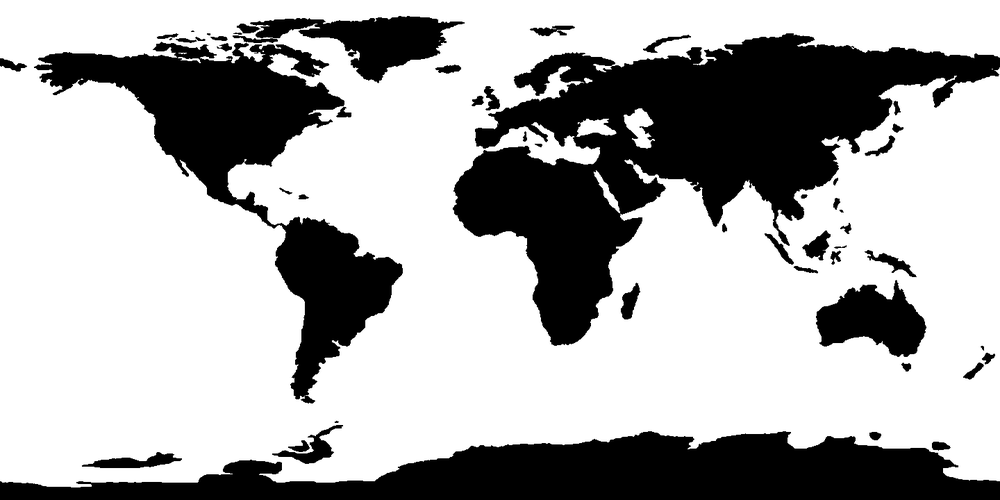
%> input picture assignment3/map.gif, 1000 x 500 px, shrunk from 1440 x 720 before the run
$ octave Question4_B.m   (GNU Octave 9; MATLAB toolbox functions it lacks are replaced by stand-ins)
%> lines starting %> are read from the running program, lines starting %| are printed output that depends on the picture
%% Yash Patel, 201301134 %%
% CSE, IIIT-H %

% Read the world map. %
im = double(imread('map.gif'));
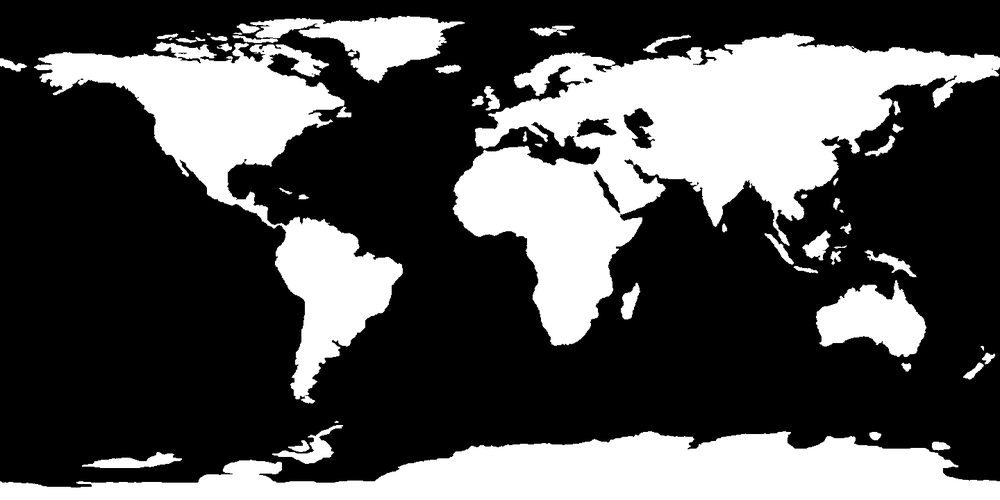
%> im: size 500x1000 double; min 0, max 255, mean 81

% Take image size. %
im_size = size(im);
%> im_size = [500 1000]

% Compute the breadth and length of map. %
breadth = im_size(2)/2;
%> breadth = 500
length = im_size(1)/2;
%> length = 250


del=0.1;

% Max and Min variations of breadth possible. %
breadth_min_d = -1;
breadth_max_d = 1;

% Max and Min variations of lengths. %
length_min_d = -pi/(2+del);
length_max_d = pi/(2+del);

% Ranges as per function for breadth. %
breadth_min_r = -1;
breadth_max_r = 1;

% Ranges as per function for length. %
length_min_r = log(tan(-pi/2/(2+del)+pi/4));
length_max_r = log(tan(pi/2/(2+del)+pi/4));


% Number of steps size of breadth. %
breadth_step_o = (breadth_max_d - breadth_min_d)/(breadth*2);
%> breadth_step_o = 0.002

% Number of steps size of length. %
length_step_o = (length_max_d - length_min_d)/(length*2);
%> length_step_o = 0.00598

% Steps size of breadth in transformed image. %
breadth_step_n = (breadth_max_r - breadth_min_r)/(breadth*2);
%> breadth_step_n = 0.002

% Steps size of length in transformed image. %
length_step_n = (length_max_r - length_min_r)/(length*2);
%> length_step_n = 0.0131

% Old x and y in image, according to domain parameters. %
[ x_o y_o ] = meshgrid( breadth_min_d + breadth_step_o : breadth_step_o : breadth_max_d...
                     , length_min_d + length_step_o : length_step_o : length_max_d );

% New x and y in image, according to range parameters. %
[ x_n y_n ] =  meshgrid( breadth_min_r + breadth_step_n : breadth_step_n : breadth_max_r...
                     , length_min_r + length_step_n :length_step_n : length_max_r );

% Inerse Transformation of coordinates. %
im_o_x = x_n;
im_o_y = 2*(atan(exp(y_n))-pi/4);

% Interpolate the values from neighbours of corresponding old image pixel %
img_final_2 = interp2 (x_o, y_o, im, im_o_x, im_o_y );
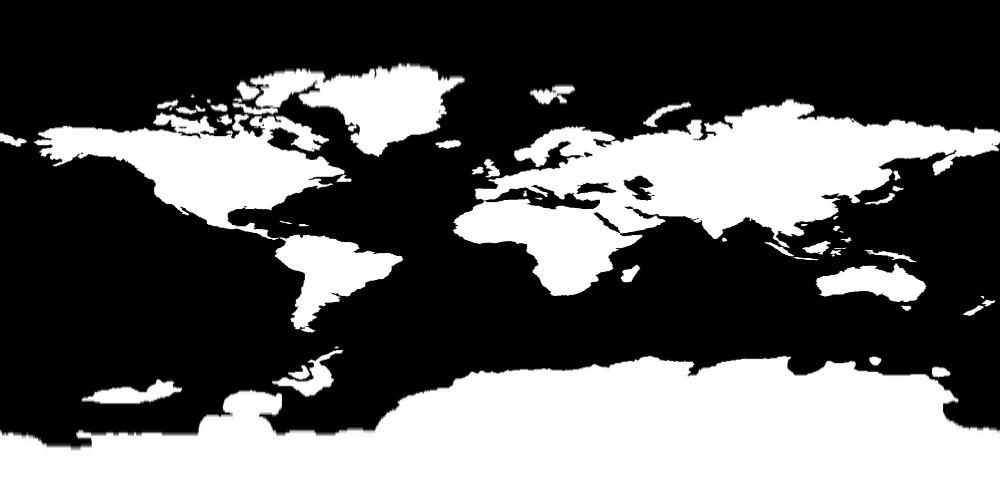
%> img_final_2: size 500x1000 double; 1% of the values are NaN or infinite; the others: min 0, max 255, mean 97.84; drawn with min black, max white, NaN and infinite black

figure;
imshow(img_final_2);
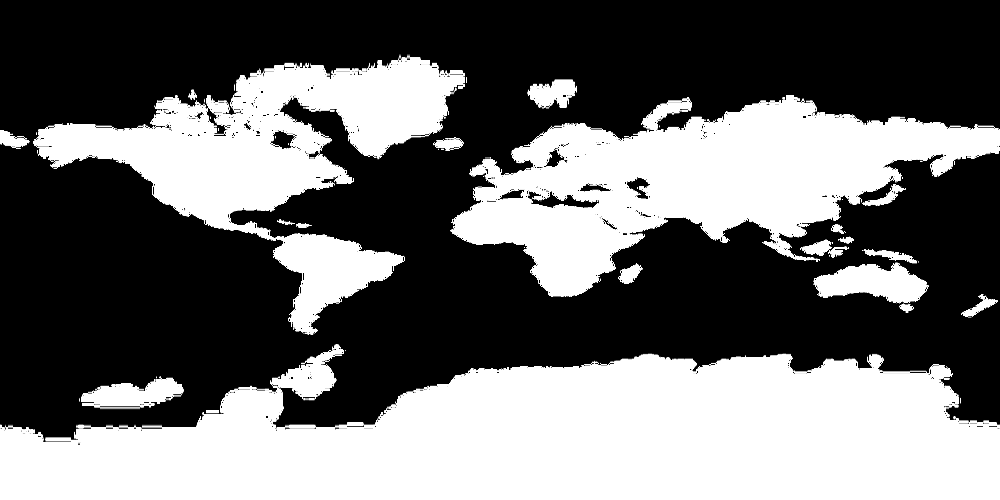
%> displayed picture: size 500x1000, on the screen's scale of 0 to 255; min 0, max 255, mean 108.1
title('Mercartor-projection of World Map');
